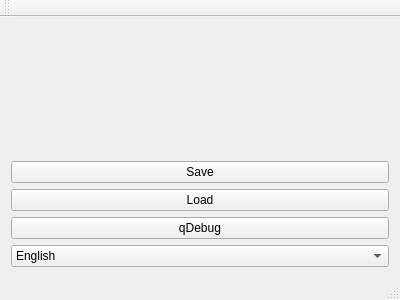
<?xml version="1.0" encoding="UTF-8"?>
<ui version="4.0">
 <class>MainWindow</class>
 <widget class="QMainWindow" name="MainWindow">
  <property name="geometry">
   <rect>
    <x>0</x>
    <y>0</y>
    <width>400</width>
    <height>300</height>
   </rect>
  </property>
  <property name="windowTitle">
   <string>MainWindow</string>
  </property>
  <widget class="QWidget" name="centralWidget">
   <layout class="QGridLayout" name="gridLayout">
    <item row="0" column="0">
     <widget class="MyAuthority" name="widget" native="true"/>
    </item>
    <item row="3" column="0">
     <widget class="QPushButton" name="pushButton_test">
      <property name="text">
       <string>qDebug</string>
      </property>
     </widget>
    </item>
    <item row="1" column="0">
     <widget class="QPushButton" name="pushButton_save">
      <property name="text">
       <string>Save</string>
      </property>
     </widget>
    </item>
    <item row="2" column="0">
     <widget class="QPushButton" name="pushButton_load">
      <property name="text">
       <string>Load</string>
      </property>
     </widget>
    </item>
    <item row="4" column="0">
     <widget class="QComboBox" name="comboBox">
      <item>
       <property name="text">
        <string>English</string>
       </property>
      </item>
      <item>
       <property name="text">
        <string>中文</string>
       </property>
      </item>
     </widget>
    </item>
   </layout>
  </widget>
  <widget class="QMenuBar" name="menuBar">
   <property name="geometry">
    <rect>
     <x>0</x>
     <y>0</y>
     <width>400</width>
     <height>26</height>
    </rect>
   </property>
  </widget>
  <widget class="QToolBar" name="mainToolBar">
   <attribute name="toolBarArea">
    <enum>TopToolBarArea</enum>
   </attribute>
   <attribute name="toolBarBreak">
    <bool>false</bool>
   </attribute>
  </widget>
  <widget class="QStatusBar" name="statusBar"/>
 </widget>
 <layoutdefault spacing="6" margin="11"/>
 <customwidgets>
  <customwidget>
   <class>MyAuthority</class>
   <extends>QWidget</extends>
   <header>myauthority.h</header>
   <container>1</container>
  </customwidget>
 </customwidgets>
 <resources/>
 <connections/>
</ui>
